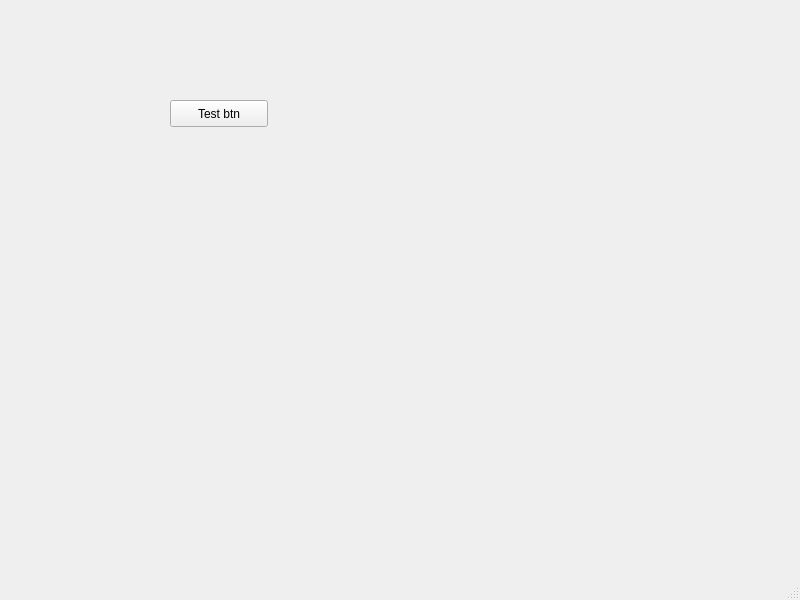
<?xml version="1.0" encoding="UTF-8"?>
<ui version="4.0">
 <class>MainWindow</class>
 <widget class="QMainWindow" name="MainWindow">
  <property name="geometry">
   <rect>
    <x>0</x>
    <y>0</y>
    <width>800</width>
    <height>600</height>
   </rect>
  </property>
  <property name="windowTitle">
   <string>MainWindow</string>
  </property>
  <widget class="QWidget" name="centralwidget">
   <widget class="QPushButton" name="test_btn">
    <property name="geometry">
     <rect>
      <x>170</x>
      <y>100</y>
      <width>98</width>
      <height>27</height>
     </rect>
    </property>
    <property name="text">
     <string>Test btn</string>
    </property>
   </widget>
  </widget>
  <widget class="QMenuBar" name="menubar">
   <property name="geometry">
    <rect>
     <x>0</x>
     <y>0</y>
     <width>800</width>
     <height>25</height>
    </rect>
   </property>
  </widget>
  <widget class="QStatusBar" name="statusbar"/>
 </widget>
 <resources/>
 <connections/>
</ui>
